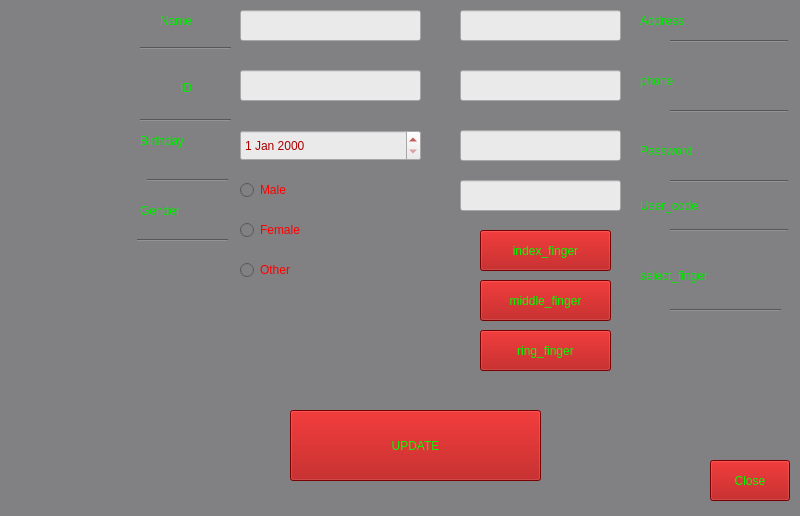
<?xml version="1.0" encoding="UTF-8"?>
<ui version="4.0">
 <class>updatewindow</class>
 <widget class="QWidget" name="updatewindow">
  <property name="geometry">
   <rect>
    <x>0</x>
    <y>0</y>
    <width>800</width>
    <height>516</height>
   </rect>
  </property>
  <property name="windowTitle">
   <string>Form</string>
  </property>
  <property name="styleSheet">
   <string notr="true">background-color: rgb(129, 128, 130);


selection-background-color: rgb(85, 255, 255);</string>
  </property>
  <widget class="QLineEdit" name="lineEdit">
   <property name="geometry">
    <rect>
     <x>240</x>
     <y>10</y>
     <width>181</width>
     <height>31</height>
    </rect>
   </property>
   <property name="styleSheet">
    <string notr="true">font: 12pt &quot;Sans Serif&quot;;
selection-background-color: rgb(0, 236, 0);
color: rgb(170, 0, 0);

background-color: rgb(234, 234, 234);
</string>
   </property>
  </widget>
  <widget class="QLineEdit" name="lineEdit_2">
   <property name="geometry">
    <rect>
     <x>240</x>
     <y>70</y>
     <width>181</width>
     <height>31</height>
    </rect>
   </property>
   <property name="styleSheet">
    <string notr="true">font: 12pt &quot;Sans Serif&quot;;
selection-background-color: rgb(0, 236, 0);
color: rgb(170, 0, 0);

background-color: rgb(234, 234, 234);</string>
   </property>
  </widget>
  <widget class="QLineEdit" name="lineEdit_4">
   <property name="geometry">
    <rect>
     <x>460</x>
     <y>130</y>
     <width>161</width>
     <height>31</height>
    </rect>
   </property>
   <property name="styleSheet">
    <string notr="true">font: 12pt &quot;Sans Serif&quot;;
selection-background-color: rgb(0, 236, 0);
color: rgb(170, 0, 0);

background-color: rgb(234, 234, 234);</string>
   </property>
  </widget>
  <widget class="QLineEdit" name="lineEdit_5">
   <property name="geometry">
    <rect>
     <x>460</x>
     <y>10</y>
     <width>161</width>
     <height>31</height>
    </rect>
   </property>
   <property name="styleSheet">
    <string notr="true">font: 12pt &quot;Sans Serif&quot;;
selection-background-color: rgb(0, 236, 0);
color: rgb(170, 0, 0);

background-color: rgb(234, 234, 234);</string>
   </property>
  </widget>
  <widget class="QLineEdit" name="lineEdit_6">
   <property name="geometry">
    <rect>
     <x>460</x>
     <y>70</y>
     <width>161</width>
     <height>31</height>
    </rect>
   </property>
   <property name="styleSheet">
    <string notr="true">font: 12pt &quot;Sans Serif&quot;;
selection-background-color: rgb(0, 236, 0);
color: rgb(170, 0, 0);

background-color: rgb(234, 234, 234);</string>
   </property>
  </widget>
  <widget class="QRadioButton" name="radioButton_male">
   <property name="geometry">
    <rect>
     <x>240</x>
     <y>180</y>
     <width>71</width>
     <height>20</height>
    </rect>
   </property>
   <property name="styleSheet">
    <string notr="true">font: 12pt &quot;Sans Serif&quot;;
color: rgb(255, 0, 0);</string>
   </property>
   <property name="text">
    <string>Male</string>
   </property>
  </widget>
  <widget class="QRadioButton" name="radioButton_female">
   <property name="geometry">
    <rect>
     <x>240</x>
     <y>220</y>
     <width>81</width>
     <height>20</height>
    </rect>
   </property>
   <property name="styleSheet">
    <string notr="true">font: 12pt &quot;Sans Serif&quot;;
color: rgb(255, 0, 0);</string>
   </property>
   <property name="text">
    <string>Female</string>
   </property>
  </widget>
  <widget class="QRadioButton" name="radioButton_3">
   <property name="geometry">
    <rect>
     <x>240</x>
     <y>260</y>
     <width>81</width>
     <height>20</height>
    </rect>
   </property>
   <property name="styleSheet">
    <string notr="true">font: 12pt &quot;Sans Serif&quot;;
color: rgb(255, 0, 0);</string>
   </property>
   <property name="text">
    <string>Other</string>
   </property>
  </widget>
  <widget class="QPushButton" name="pushButton">
   <property name="geometry">
    <rect>
     <x>290</x>
     <y>410</y>
     <width>251</width>
     <height>71</height>
    </rect>
   </property>
   <property name="styleSheet">
    <string notr="true">background-color: rgb(170, 0, 0);
color: rgb(0, 255, 0);
font: 16pt &quot;Sans Serif&quot;;</string>
   </property>
   <property name="text">
    <string>UPDATE</string>
   </property>
  </widget>
  <widget class="QPushButton" name="pushButton_2">
   <property name="geometry">
    <rect>
     <x>710</x>
     <y>460</y>
     <width>80</width>
     <height>41</height>
    </rect>
   </property>
   <property name="styleSheet">
    <string notr="true">background-color: rgb(170, 0, 0);
color: rgb(0, 255, 0);
font: 12pt &quot;Sans Serif&quot;;</string>
   </property>
   <property name="text">
    <string>Close</string>
   </property>
  </widget>
  <widget class="QLabel" name="label">
   <property name="geometry">
    <rect>
     <x>160</x>
     <y>10</y>
     <width>59</width>
     <height>21</height>
    </rect>
   </property>
   <property name="styleSheet">
    <string notr="true">font: 14pt &quot;Sans Serif&quot;;
color: rgb(0, 236, 0);

</string>
   </property>
   <property name="text">
    <string>Name</string>
   </property>
  </widget>
  <widget class="QLabel" name="label_2">
   <property name="geometry">
    <rect>
     <x>180</x>
     <y>80</y>
     <width>31</width>
     <height>16</height>
    </rect>
   </property>
   <property name="styleSheet">
    <string notr="true">font: 14pt &quot;Sans Serif&quot;;
color: rgb(0, 236, 0);

</string>
   </property>
   <property name="text">
    <string>ID</string>
   </property>
  </widget>
  <widget class="QLabel" name="label_3">
   <property name="geometry">
    <rect>
     <x>640</x>
     <y>10</y>
     <width>91</width>
     <height>21</height>
    </rect>
   </property>
   <property name="styleSheet">
    <string notr="true">font: 14pt &quot;Sans Serif&quot;;
color: rgb(0, 236, 0);

</string>
   </property>
   <property name="text">
    <string>Address</string>
   </property>
  </widget>
  <widget class="QLabel" name="label_4">
   <property name="geometry">
    <rect>
     <x>140</x>
     <y>130</y>
     <width>81</width>
     <height>21</height>
    </rect>
   </property>
   <property name="styleSheet">
    <string notr="true">font: 14pt &quot;Sans Serif&quot;;
color: rgb(0, 236, 0);

</string>
   </property>
   <property name="text">
    <string>Birthday</string>
   </property>
  </widget>
  <widget class="QLabel" name="label_5">
   <property name="geometry">
    <rect>
     <x>640</x>
     <y>70</y>
     <width>59</width>
     <height>21</height>
    </rect>
   </property>
   <property name="styleSheet">
    <string notr="true">font: 14pt &quot;Sans Serif&quot;;
color: rgb(0, 236, 0);

</string>
   </property>
   <property name="text">
    <string>phone</string>
   </property>
  </widget>
  <widget class="QLabel" name="label_6">
   <property name="geometry">
    <rect>
     <x>640</x>
     <y>140</y>
     <width>101</width>
     <height>21</height>
    </rect>
   </property>
   <property name="styleSheet">
    <string notr="true">font: 14pt &quot;Sans Serif&quot;;
color: rgb(0, 236, 0);

</string>
   </property>
   <property name="text">
    <string>Password</string>
   </property>
  </widget>
  <widget class="QLabel" name="label_7">
   <property name="geometry">
    <rect>
     <x>140</x>
     <y>200</y>
     <width>81</width>
     <height>21</height>
    </rect>
   </property>
   <property name="styleSheet">
    <string notr="true">font: 14pt &quot;Sans Serif&quot;;
color: rgb(0, 236, 0);

</string>
   </property>
   <property name="text">
    <string>Gender</string>
   </property>
  </widget>
  <widget class="QLabel" name="label_8">
   <property name="geometry">
    <rect>
     <x>0</x>
     <y>0</y>
     <width>130</width>
     <height>100</height>
    </rect>
   </property>
   <property name="text">
    <string/>
   </property>
  </widget>
  <widget class="Line" name="line">
   <property name="geometry">
    <rect>
     <x>670</x>
     <y>40</y>
     <width>118</width>
     <height>3</height>
    </rect>
   </property>
   <property name="orientation">
    <enum>Qt::Horizontal</enum>
   </property>
  </widget>
  <widget class="Line" name="line_2">
   <property name="geometry">
    <rect>
     <x>670</x>
     <y>110</y>
     <width>118</width>
     <height>3</height>
    </rect>
   </property>
   <property name="orientation">
    <enum>Qt::Horizontal</enum>
   </property>
  </widget>
  <widget class="Line" name="line_3">
   <property name="geometry">
    <rect>
     <x>670</x>
     <y>180</y>
     <width>118</width>
     <height>3</height>
    </rect>
   </property>
   <property name="orientation">
    <enum>Qt::Horizontal</enum>
   </property>
  </widget>
  <widget class="Line" name="line_5">
   <property name="geometry">
    <rect>
     <x>137</x>
     <y>230</y>
     <width>91</width>
     <height>20</height>
    </rect>
   </property>
   <property name="orientation">
    <enum>Qt::Horizontal</enum>
   </property>
  </widget>
  <widget class="Line" name="line_6">
   <property name="geometry">
    <rect>
     <x>147</x>
     <y>170</y>
     <width>81</width>
     <height>20</height>
    </rect>
   </property>
   <property name="orientation">
    <enum>Qt::Horizontal</enum>
   </property>
  </widget>
  <widget class="Line" name="line_7">
   <property name="geometry">
    <rect>
     <x>140</x>
     <y>40</y>
     <width>91</width>
     <height>16</height>
    </rect>
   </property>
   <property name="orientation">
    <enum>Qt::Horizontal</enum>
   </property>
  </widget>
  <widget class="Line" name="line_8">
   <property name="geometry">
    <rect>
     <x>140</x>
     <y>110</y>
     <width>91</width>
     <height>20</height>
    </rect>
   </property>
   <property name="orientation">
    <enum>Qt::Horizontal</enum>
   </property>
  </widget>
  <widget class="QDateEdit" name="lineEdit_3">
   <property name="geometry">
    <rect>
     <x>240</x>
     <y>130</y>
     <width>181</width>
     <height>31</height>
    </rect>
   </property>
   <property name="styleSheet">
    <string notr="true">font: 12pt &quot;Sans Serif&quot;;
selection-background-color: rgb(0, 236, 0);
color: rgb(170, 0, 0);

background-color: rgb(234, 234, 234);</string>
   </property>
  </widget>
  <widget class="QPushButton" name="pushButton_5">
   <property name="geometry">
    <rect>
     <x>480</x>
     <y>280</y>
     <width>131</width>
     <height>41</height>
    </rect>
   </property>
   <property name="styleSheet">
    <string notr="true">background-color: rgb(170, 0, 0);
color: rgb(0, 255, 0);
font: 13pt &quot;Sans Serif&quot;;</string>
   </property>
   <property name="text">
    <string>middle_finger</string>
   </property>
  </widget>
  <widget class="QLabel" name="label_10">
   <property name="geometry">
    <rect>
     <x>640</x>
     <y>190</y>
     <width>101</width>
     <height>31</height>
    </rect>
   </property>
   <property name="styleSheet">
    <string notr="true">font: 14pt &quot;Sans Serif&quot;;
color: rgb(0, 236, 0);</string>
   </property>
   <property name="text">
    <string>User_code</string>
   </property>
  </widget>
  <widget class="Line" name="line_9">
   <property name="geometry">
    <rect>
     <x>670</x>
     <y>220</y>
     <width>118</width>
     <height>21</height>
    </rect>
   </property>
   <property name="orientation">
    <enum>Qt::Horizontal</enum>
   </property>
  </widget>
  <widget class="QPushButton" name="pushButton_4">
   <property name="geometry">
    <rect>
     <x>480</x>
     <y>230</y>
     <width>131</width>
     <height>41</height>
    </rect>
   </property>
   <property name="styleSheet">
    <string notr="true">background-color: rgb(170, 0, 0);
color: rgb(0, 255, 0);
font: 13pt &quot;Sans Serif&quot;;</string>
   </property>
   <property name="text">
    <string>index_finger</string>
   </property>
  </widget>
  <widget class="Line" name="line_4">
   <property name="geometry">
    <rect>
     <x>670</x>
     <y>300</y>
     <width>111</width>
     <height>20</height>
    </rect>
   </property>
   <property name="orientation">
    <enum>Qt::Horizontal</enum>
   </property>
  </widget>
  <widget class="QPushButton" name="pushButton_6">
   <property name="geometry">
    <rect>
     <x>480</x>
     <y>330</y>
     <width>131</width>
     <height>41</height>
    </rect>
   </property>
   <property name="styleSheet">
    <string notr="true">background-color: rgb(170, 0, 0);
color: rgb(0, 255, 0);
font: 13pt &quot;Sans Serif&quot;;</string>
   </property>
   <property name="text">
    <string>ring_finger</string>
   </property>
  </widget>
  <widget class="QLabel" name="label_9">
   <property name="geometry">
    <rect>
     <x>640</x>
     <y>260</y>
     <width>131</width>
     <height>31</height>
    </rect>
   </property>
   <property name="styleSheet">
    <string notr="true">font: 14pt &quot;Sans Serif&quot;;
color: rgb(0, 236, 0);</string>
   </property>
   <property name="text">
    <string>select_finger</string>
   </property>
  </widget>
  <widget class="QLineEdit" name="Line_code">
   <property name="geometry">
    <rect>
     <x>460</x>
     <y>180</y>
     <width>161</width>
     <height>31</height>
    </rect>
   </property>
   <property name="styleSheet">
    <string notr="true">font: 12pt &quot;Sans Serif&quot;;
selection-background-color: rgb(0, 236, 0);
color: rgb(170, 0, 0);

background-color: rgb(234, 234, 234);</string>
   </property>
  </widget>
 </widget>
 <resources/>
 <connections/>
</ui>
